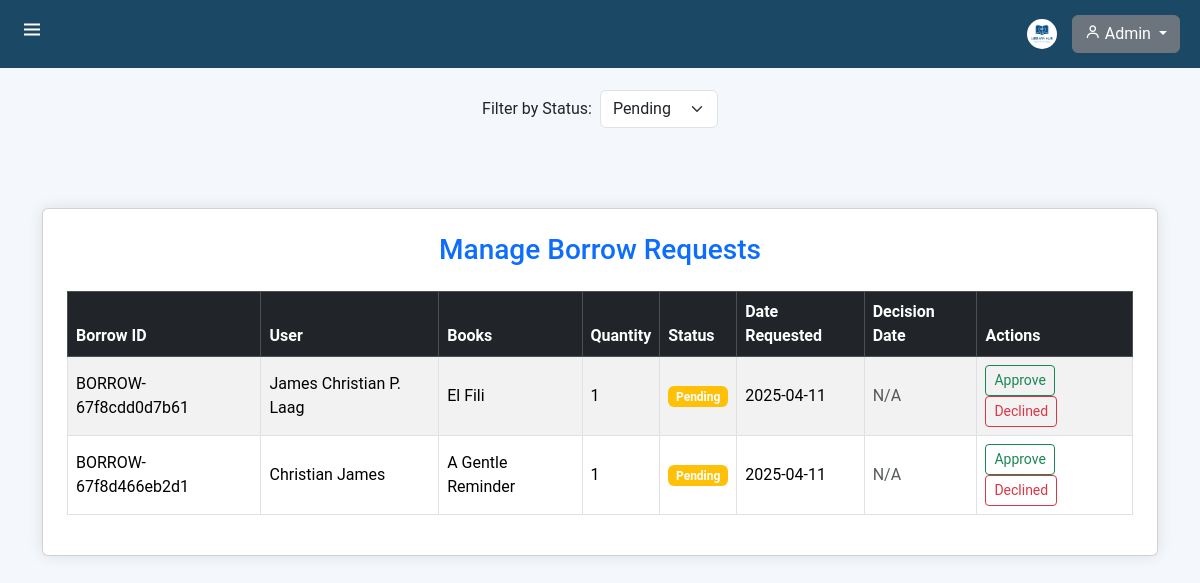
/admin_approval.php, run on the app's committed database.
### tables this page shows
CREATE TABLE `user_borrowed` (
  `id` int(11) NOT NULL,
  `borrow_id` varchar(50) NOT NULL,
  `user_id` int(11) NOT NULL,
  `name` varchar(100) NOT NULL,
  `number` varchar(15) NOT NULL,
  `email` varchar(100) NOT NULL,
  `address` text NOT NULL,
  `total_books` int(11) NOT NULL,
  `book_names` text NOT NULL,
  `date_placed` date NOT NULL,
  `status` enum('Pending','Approved','Declined') NOT NULL DEFAULT 'Pending'
);

### admin_approval.php (the view, shortened to what this page needs)
<?php
include 'config.php';
$status_filter = isset($_GET['status']) ? $_GET['status'] : 'All';
$valid_statuses = ['Pending', 'Approved', 'Collected', 'Declined', 'All'];
$status_filter_safe = in_array($status_filter, $valid_statuses) ? $status_filter : 'Pending';
if ($status_filter_safe === 'All') {
  $history_query = mysqli_query($conn, "SELECT * FROM user_borrowed ORDER BY date_placed DESC");
} else {
  $history_query = mysqli_query($conn, "SELECT * FROM user_borrowed WHERE status = '$status_filter_safe' ORDER BY date_placed DESC");
}
?>
<!DOCTYPE html>
<html lang="en">
<head>
  <link href="https://cdn.jsdelivr.net/npm/bootstrap@5.3.0/dist/css/bootstrap.min.css" rel="stylesheet">
</head>
<body>
<?php include 'admin_header.php'; ?>
<?php include 'admin_sidebar.php'; ?>
<form method="GET" class="mb-4 d-flex justify-content-center align-items-center gap-2" style="margin-top: 90px;">
  <label for="status" class="form-label m-0">Filter by Status:</label>
  <select name="status" id="status" class="form-select w-auto" onchange="this.form.submit()">
    <?php
      $statuses = ['Pending', 'Approved', 'Collected', 'Declined'];
      foreach ($statuses as $status) {
        $selected = ($status_filter === $status) ? 'selected' : '';
        echo "<option value=\"$status\" $selected>$status</option>";
      }
    ?>
  </select>
</form>
<div class="container mt-5">
  <div class="card p-4" style="margin-top: 80px;">
    <h3 class="mb-4 text-center text-primary"> Manage Borrow Requests</h3>
    <?php if (mysqli_num_rows($history_query) > 0): ?>
      <div class="table-responsive">
        <table class="table table-bordered table-striped table-hover align-middle">
          <thead class="table-dark">
            <tr>
              <th scope="col">Borrow ID</th>
              <th scope="col">User</th>
              <th scope="col">Books</th>
              <th scope="col">Quantity</th>
              <th scope="col">Status</th>
              <th scope="col">Date Requested</th>
              <th scope="col">Decision Date</th>
              <th scope="col">Actions</th>
            </tr>
          </thead>
          <tbody>
            <?php while ($row = mysqli_fetch_assoc($history_query)): ?>
              <tr>
                <td><?php echo htmlspecialchars($row['borrow_id']); ?></td>
                <td><?php echo htmlspecialchars($row['name']); ?></td>
                <td><?php echo htmlspecialchars($row['book_names']); ?></td>
                <td><?php echo htmlspecialchars($row['total_books']); ?></td>
                <td>
                  <?php
                    $status = $row['status'];
                    $badge = match ($status) {
                      'Pending' => 'warning',
                      'Approved' => 'success',
                      'Collected' => 'info',
                      'Declined' => 'danger',
                      default => 'secondary'
                    };
                  ?>
                  <span class="badge bg-<?php echo $badge; ?>"><?php echo $status; ?></span>
                </td>
                <td><?php echo htmlspecialchars($row['date_placed']); ?></td>
                <td>
                  <?php
                    if ($row['status'] === 'Approved') {
                      echo htmlspecialchars($row['date_approved']);
                    } elseif ($row['status'] === 'Declined') {
                      echo htmlspecialchars($row['date_declined']);
                    } else {
                      echo '<span class="text-muted">N/A</span>';
                    }
                  ?>
                </td>
                <td>
                  <?php if ($row['status'] === 'Pending'): ?>
                    <a href="?action=approve&borrow_id=<?php echo $row['borrow_id']; ?>" class="btn btn-outline-success btn-sm">Approve</a>
                    <a href="?action=Declined&borrow_id=<?php echo $row['borrow_id']; ?>" class="btn btn-outline-danger btn-sm">Declined</a>
                  <?php else: ?>
                    <span class="text-muted">No action</span>
                  <?php endif; ?>
                </td>
              </tr>
            <?php endwhile; ?>
          </tbody>
        </table>
      </div>
    <?php else: ?>
      <div class="alert alert-info text-center">No borrow requests at the moment.</div>
    <?php endif; ?>
  </div>
</div>
</body>
</html>

### admin_approval.php (style rules this page uses)
body { background-color: #f8f9fa; }
.card { border-radius: 1rem; box-shadow: 0 0 15px rgba(0,0,0,0.1); }
.badge { font-size: 14px; }

### admin_header.php (style rules this page uses)
body { margin: 0; font-family: 'Roboto', sans-serif; background-color: #f4f7fc; }

### admin_sidebar.php (style rules this page uses)
body { margin: 0; font-family: 'Roboto', sans-serif; background-color: #f4f7fc; height: 100vh; overflow: hidden; }

### data on the page
user_borrowed: borrow "BORROW-67f8cdd0d7b61", name "James Christian P. Laag", book_names "El Fili", total_books "1", status "Pending", date_placed "2025-04-11", shows "N/A"
user_borrowed: borrow "BORROW-67f8d466eb2d1", name "Christian James", book_names "A Gentle Reminder", total_books "1", status "Pending", date_placed "2025-04-11", shows "N/A"

### other printed values
form field status "Pending"
